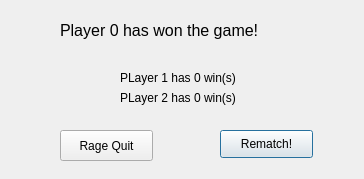
<?xml version="1.0" encoding="UTF-8"?>
<ui version="4.0">
 <class>WinnerDialog</class>
 <widget class="QDialog" name="WinnerDialog">
  <property name="geometry">
   <rect>
    <x>0</x>
    <y>0</y>
    <width>364</width>
    <height>179</height>
   </rect>
  </property>
  <property name="windowTitle">
   <string>Dialog</string>
  </property>
  <widget class="QLabel" name="winner_dialog">
   <property name="geometry">
    <rect>
     <x>60</x>
     <y>20</y>
     <width>311</width>
     <height>21</height>
    </rect>
   </property>
   <property name="font">
    <font>
     <pointsize>12</pointsize>
    </font>
   </property>
   <property name="text">
    <string>Player 0 has won the game! </string>
   </property>
  </widget>
  <widget class="QLabel" name="p1_wins_label">
   <property name="geometry">
    <rect>
     <x>120</x>
     <y>70</y>
     <width>161</width>
     <height>16</height>
    </rect>
   </property>
   <property name="text">
    <string>PLayer 1 has 0 win(s)</string>
   </property>
  </widget>
  <widget class="QLabel" name="p2_wins_label">
   <property name="geometry">
    <rect>
     <x>120</x>
     <y>90</y>
     <width>161</width>
     <height>16</height>
    </rect>
   </property>
   <property name="text">
    <string>PLayer 2 has 0 win(s)</string>
   </property>
  </widget>
  <widget class="QPushButton" name="playAgainButton">
   <property name="geometry">
    <rect>
     <x>220</x>
     <y>130</y>
     <width>93</width>
     <height>28</height>
    </rect>
   </property>
   <property name="font">
    <font>
     <weight>50</weight>
     <bold>false</bold>
    </font>
   </property>
   <property name="text">
    <string>Rematch!</string>
   </property>
  </widget>
  <widget class="QPushButton" name="quitButton">
   <property name="geometry">
    <rect>
     <x>60</x>
     <y>130</y>
     <width>93</width>
     <height>31</height>
    </rect>
   </property>
   <property name="text">
    <string>Rage Quit</string>
   </property>
  </widget>
 </widget>
 <resources/>
 <connections/>
</ui>
